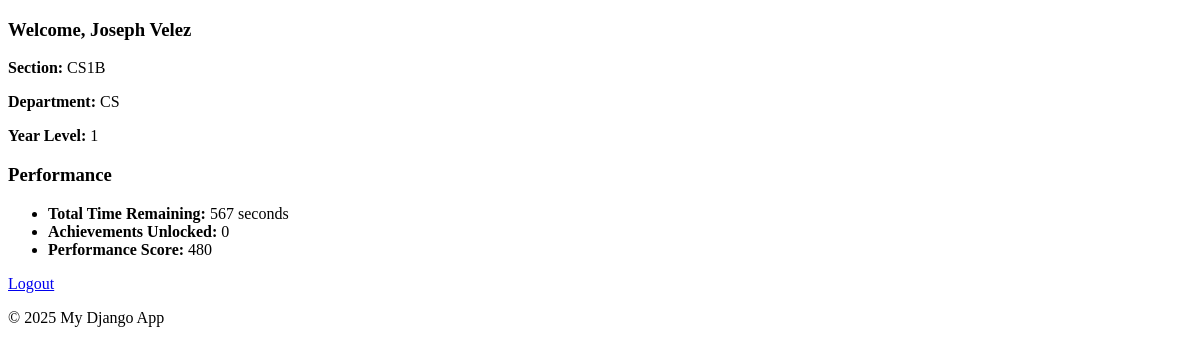
The app's page /student/dashboard/ (signed in), older data.
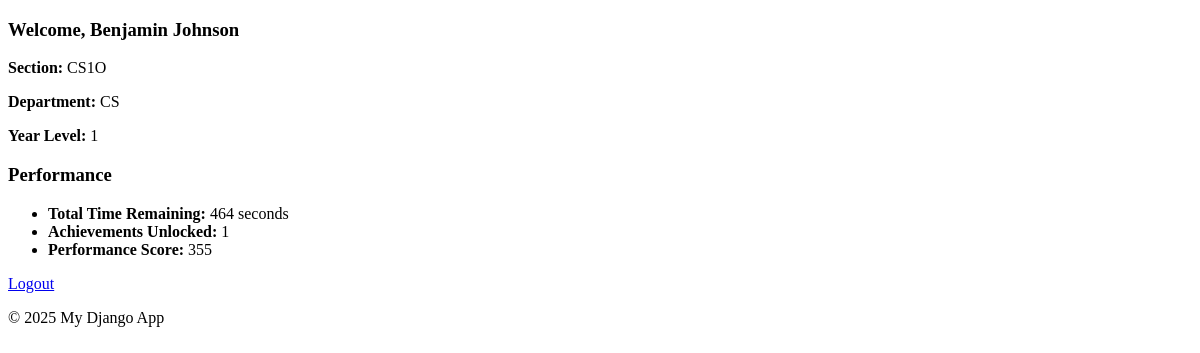
The same page, newer data.
### StudentManagementSystem/models/student.py (models this page shows, shortened)
class Student(models.Model):
    student_id = models.CharField(max_length=50, unique=True)  # unique username or ID
    first_name = models.CharField(max_length=150)
    last_name = models.CharField(max_length=150)
    date_of_birth = models.DateField(null=True, blank=True)
    password = models.CharField(max_length=128)  # should be hashed
    year_level = models.ForeignKey(YearLevel, on_delete=models.CASCADE, null=True, blank=True)
    section = models.ForeignKey(Section, on_delete=models.CASCADE, null=True, blank=True)
    role = models.CharField(
        max_length=20,
        choices=Role.choices,
        default=Role.STUDENT  # Default to 'Student' role
    )
    @property
    def full_section(self):
        if self.section:
            return f"{self.section.department.name}{self.section.year_level.year}{self.section.letter}"
        return "N/A"

### StudentManagementSystem/views/students/dashboard_students.py (the view)
def student_dashboard(request):
    student_id = request.session.get('user_id')
    if not student_id:
        return redirect('unified_login')
    try:
        student = Student.objects.get(id=student_id)
    except Student.DoesNotExist:
        return redirect('unified_login')
    performance = get_student_performance(student)
    return render(request, 'students/dashboard.html', {
        'student': student,
        'performance': performance,
    })

### StudentManagementSystem/templates/students/dashboard.html (shortened to what this page needs)
{% extends 'base.html' %}
{% block content %}
    {% include 'students/student_info.html' %}
    {% include 'students/student_performance.html' %}
    <p><a href="{% url 'unified_logout' %}">Logout</a></p>
{% endblock %}

### StudentManagementSystem/templates/students/student_info.html
{% block student_info %}
    <h3>Welcome, {{ student.first_name }} {{ student.last_name }}</h3>
    <p><strong>Section:</strong> {{ performance.section }}</p>
    <p><strong>Department:</strong> {{ performance.department }}</p>
    <p><strong>Year Level:</strong> {{ performance.year_level }}</p>
{% endblock %}

Row changes from the older to the newer data that the page shows:
changed Student: first_name "Joseph" → "Benjamin"; last_name "Velez" → "Johnson"
Text that changed along with them:
{{ performance.section }}: "CS1B" → "CS1O"
{{ performance.total_time_remaining }}: "567" → "464"
{{ performance.achievements_unlocked }}: "0" → "1"
{{ performance.score }}: "480" → "355"
